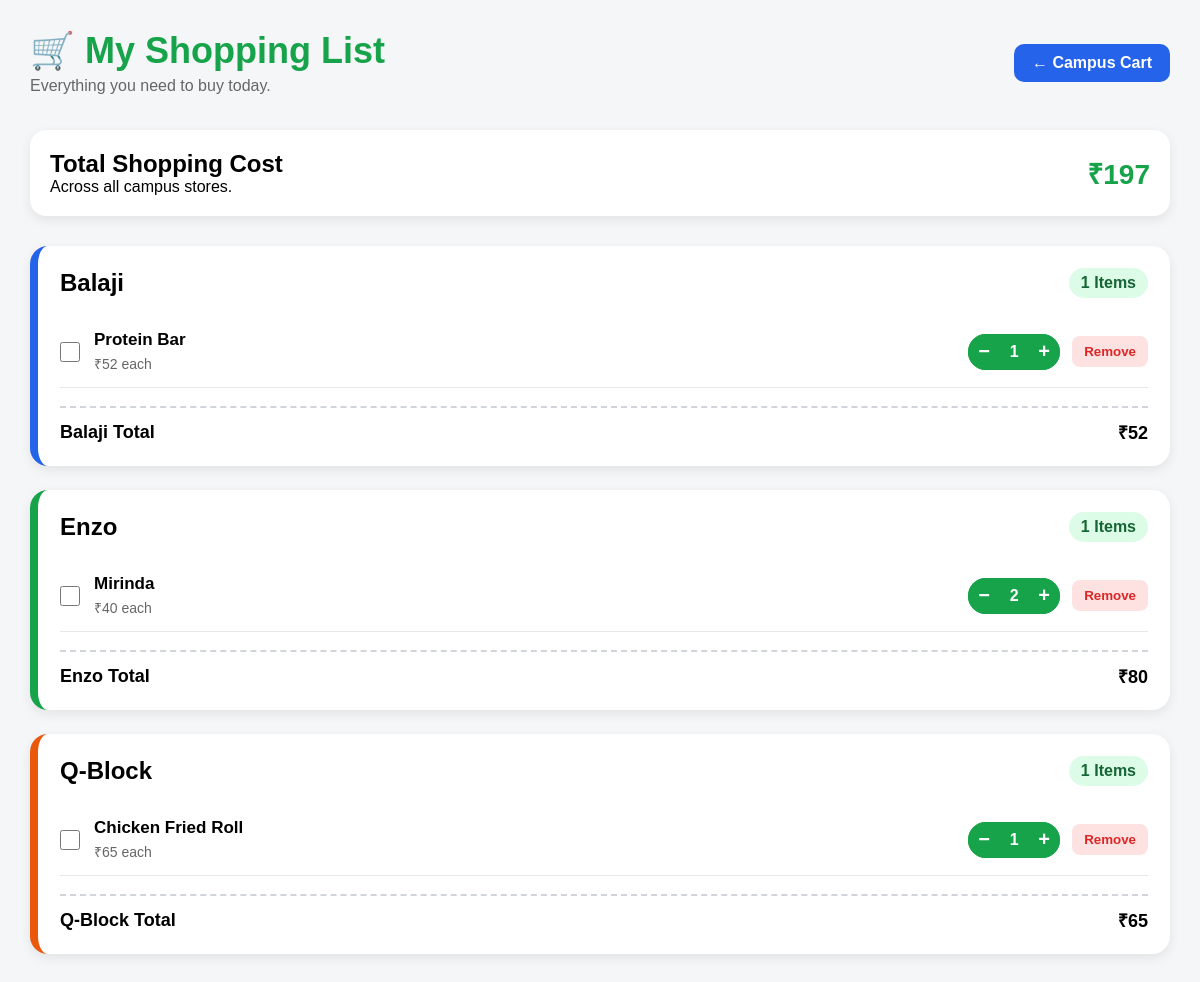
Page /list on the committed database.
### tables this page shows
CREATE TABLE cart (
    id INTEGER PRIMARY KEY AUTOINCREMENT,

    product_id INTEGER NOT NULL,
    shop_id INTEGER NOT NULL,

    quantity INTEGER DEFAULT 1,

    added_at TIMESTAMP DEFAULT CURRENT_TIMESTAMP,

    FOREIGN KEY (product_id) REFERENCES products(id),
    FOREIGN KEY (shop_id) REFERENCES shops(id)
);

CREATE TABLE shops (
    id INTEGER PRIMARY KEY,
    name TEXT NOT NULL UNIQUE
);

CREATE TABLE products (
    id INTEGER PRIMARY KEY,
    name TEXT NOT NULL,
    category TEXT NOT NULL
);

CREATE TABLE inventory (
    shop_id INTEGER,
    product_id INTEGER,
    stock INTEGER NOT NULL,
    price INTEGER NOT NULL,

    PRIMARY KEY (shop_id, product_id),

    FOREIGN KEY (shop_id) REFERENCES shops(id),
    FOREIGN KEY (product_id) REFERENCES products(id)
);

### app.py (the view)
@app.route("/list")
def shopping_list():
    conn = get_db_connection()
    rows = conn.execute("""
        SELECT
            cart.product_id,
            cart.shop_id,
            cart.quantity,
            inventory.price,
            products.name AS product_name,
            shops.name AS shop_name
        FROM cart
        JOIN products
            ON cart.product_id = products.id
        JOIN shops
            ON cart.shop_id = shops.id
        JOIN inventory
            ON inventory.product_id = cart.product_id
           AND inventory.shop_id = cart.shop_id
        ORDER BY shops.name, products.name
    """).fetchall()
    conn.close()
    shops = {}
    for row in rows:
        shop_name = row["shop_name"]
        if shop_name not in shops:
            shops[shop_name] = {
                "items": [],
                "total": 0
            }
        subtotal = row["price"] * row["quantity"]
        shops[shop_name]["items"].append({
            "product_id": row["product_id"],
            "shop_id": row["shop_id"],
            "product_name": row["product_name"],
            "price": row["price"],
            "quantity": row["quantity"],
            "subtotal": subtotal
        })
        shops[shop_name]["total"] += subtotal
    grand_total = sum(shop["total"] for shop in shops.values())
    return render_template(
        "list.html",
        shops=shops,
        grand_total=grand_total
    )

### app.py (called while the page is built)
def get_db_connection():
    conn = sqlite3.connect("campus_cart.db")
    conn.row_factory = sqlite3.Row
    return conn

### templates/list.html (shortened to what this page needs)
<!DOCTYPE html>
<html lang="en">
<head>
</head>
<body>
<div class="header">
    <div class="title-section">
        <h1>🛒 My Shopping List</h1>
        <p>Everything you need to buy today.</p>
    </div>
    <a href="/" class="back-button">
        ← Campus Cart
    </a>
</div>
<div class="summary-card">
    <div class="summary-row">
        <div>
            <h2>Total Shopping Cost</h2>
            <p>Across all campus stores.</p>
        </div>
        <div class="summary-total">
            ₹{{ grand_total }}
        </div>
    </div>
</div>
{% if shops|length == 0 %}
<div class="empty">
    <h2>Your shopping list is empty.</h2>
    <p>Add items from Campus Cart to start building your list.</p>
</div>
{% else %}
{% for shop_name, shop in shops.items() %}
<div class="store-card
    {% if shop_name == 'Enzo' %}
        enzo
    {% elif shop_name == 'Balaji' %}
        balaji
    {% else %}
        qblock
    {% endif %}
">
    <div class="store-header">
        <div class="store-name">
            {{ shop_name }}
        </div>
        <div class="store-count">
            {{ shop["items"]|length }} Items
        </div>
    </div>
    {% for item in shop["items"] %}
    <div class="item-row">
        <div class="item-left">
            <input type="checkbox">
            <div>
                <div class="item-name">
                    {{ item.product_name }}
                </div>
                <div class="item-price">
                    ₹{{ item.price }} each
                </div>
            </div>
        </div>
        <div style="display:flex; align-items:center;">
            <div class="quantity-box">
                <a href="/list/decrease/{{ item.product_id }}/{{ item.shop_id }}">
                    <button class="qty-btn">−</button>
                </a>
                <div class="qty-number">
                    {{ item.quantity }}
                </div>
                <a href="/list/increase/{{ item.product_id }}/{{ item.shop_id }}">
                    <button class="qty-btn">+</button>
                </a>
            </div>
            <a href="/list/remove/{{ item.product_id }}/{{ item.shop_id }}">
                <button class="remove-btn">
                    Remove
                </button>
            </a>
        </div>
    </div>
    {% endfor %}
    <div class="store-total">
        <div>{{ shop_name }} Total</div>
        <div>₹{{ shop["total"] }}</div>
    </div>
</div>
{% endfor %}
{% endif %}
</body>
</html>

### templates/list.html (style rules this page uses)
* { margin:0; padding:0; box-sizing:border-box; font-family:Arial, Helvetica, sans-serif; }
body { background:#F4F6F8; padding:30px; }
.header { display:flex; justify-content:space-between; align-items:center; margin-bottom:35px; flex-wrap:wrap; gap:15px; }
.back-button { text-decoration:none; color:white; background:#2563EB; padding:10px 18px; border-radius:10px; font-weight:bold; }
.title-section h1 { color:#16A34A; font-size:36px; }
.title-section p { color:#666; margin-top:5px; }
.summary-card { background:white; border-radius:16px; padding:20px; box-shadow:0 4px 12px rgba(0,0,0,0.08); margin-bottom:30px; }
.summary-row { display:flex; justify-content:space-between; align-items:center; }
.summary-total { color:#16A34A; font-size:28px; font-weight:bold; }
.store-card { background:white; border-radius:18px; padding:22px; margin-bottom:24px; box-shadow:0 4px 12px rgba(0,0,0,0.08); }
.enzo { border-left:8px solid #16A34A; }
.balaji { border-left:8px solid #2563EB; }
.qblock { border-left:8px solid #EA580C; }
.store-header { display:flex; justify-content:space-between; align-items:center; margin-bottom:18px; }
.store-name { font-size:24px; font-weight:bold; }
.store-count { background:#DCFCE7; color:#166534; padding:6px 12px; border-radius:20px; font-weight:bold; }
.item-row { display:flex; justify-content:space-between; align-items:center; padding:14px 0; border-bottom:1px solid #E5E7EB; }
.item-left { display:flex; align-items:center; gap:14px; }
.item-name { font-size:17px; font-weight:600; }
.item-price { color:#666; font-size:14px; margin-top:4px; }
input[type="checkbox"] { width:20px; height:20px; accent-color:#16A34A; }
.quantity-box { display:flex; align-items:center; background:#16A34A; border-radius:20px; overflow:hidden; }
.qty-btn { background:#16A34A; color:white; border:none; width:32px; height:36px; font-size:20px; cursor:pointer; font-weight:bold; }
.qty-number { color:white; min-width:28px; text-align:center; font-weight:bold; }
.remove-btn { margin-left:12px; background:#FEE2E2; color:#DC2626; border:none; padding:8px 12px; border-radius:8px; cursor:pointer; font-weight:bold; }
a { text-decoration:none; }
.store-total { margin-top:18px; display:flex; justify-content:space-between; align-items:center; padding-top:12px; border-top:2px dashed #D1D5DB; font-size:18px; font-weight:bold; }

### rows in the picture
cart: name "Balaji", items|length "1", product_name "Protein Bar", price "52", quantity "1", total "52"
cart: name "Enzo", items|length "1", product_name "Mirinda", price "40", quantity "2", total "80"
cart: name "Q-Block", items|length "1", product_name "Chicken Fried Roll", price "65", quantity "1", total "65"

### other values in the picture
{{ grand_total }} "197"
